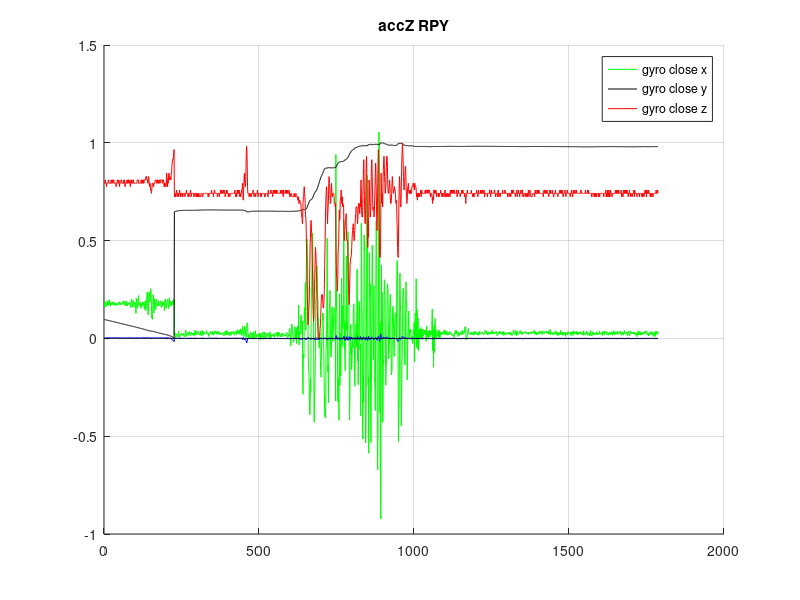

Recreate this plot in MATLAB.
clc;
clear all
close all
data1 = load('openangleSaveWindows2018-4-24_14-49-16.TXT');
acc_close_x = data1(:,4);
acc_close_y = data1(:,5);
acc_close_z = data1(:,6);
gyro_close_x = data1(:,7);
normed_gyro_close_x = (gyro_close_x-min(gyro_close_x))/(max(gyro_close_x)-min(gyro_close_x));
gyro_close_y = data1(:,8);
gyro_close_z = data1(:,9);
normed_acc_close_z = (acc_close_z-min(acc_close_z))/(max(acc_close_z)-min(acc_close_z));
Roll_close_x = data1(:,1);
Pitch_close_y = data1(:,2);
Yaw_close_z = data1(:,3);
normed_Yaw_close_z = (Yaw_close_z-min(Yaw_close_z))/(max(Yaw_close_z)-min(Yaw_close_z));
t = 1:length(acc_close_x);
% plot(t,acc_close_x,'r');
% hold on;plot(t,acc_close_y,'b');
hold on;plot(t,acc_close_z,'g');
% legend('accX','accY','accZ');
% figure
% plot(t,Roll_close_x,'r');
% hold on;plot(t,Pitch_close_y,'b');
% hold on;
plot(t,normed_Yaw_close_z,'k');
grid on;
legend('Roll closeX','Pitch closeY','Yaw closeZ')
title('accZ RPY');
Yaw_open_max = max(Yaw_close_z)-min(Yaw_close_z)
% figure
plot(t,normed_gyro_close_x,'r');
hold on;plot(t,gyro_close_y,'b');
hold on;
plot(t,gyro_close_z,'k');
legend('gyro close x','gyro close y','gyro close z')